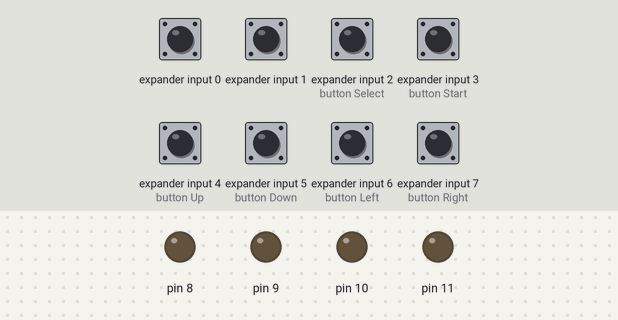
Simulated run of this sketch. Board: Arduino Uno, built with avr-gcc and run on an emulated ATmega328P. Parts: output pins drawn as LEDs (lit = HIGH). Wiring (inferred from the names in the program): NES/SNES game pad: load pin 3; clock pin 2; serial out pin 4. The inputs (shaded band) are chosen by the test bench; at power-on: expander input 0, expander input 1, expander input 2 (button Select), expander input 3 (button Start), expander input 4 (button Up), expander input 5 (button Down), expander input 6 (button Left), expander input 7 (button Right) HIGH. Random numbers use the default seed unless the sketch sets one; pins used as bus, display or sensor lines are not drawn; what the sketch prints to the serial monitor is not drawn.

Above: at 3.1 s.
3.2 s: expander input 1 driven LOW
At 4.4 s:
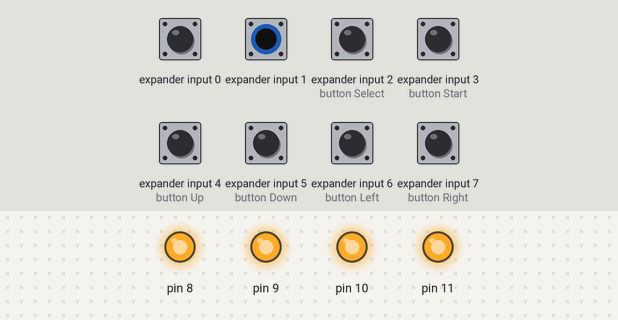
At 6.0 s:
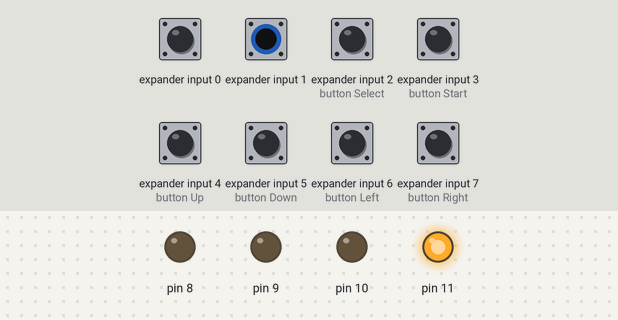
6.1 s: expander input 5 (button Down) driven LOW
At 14.9 s:
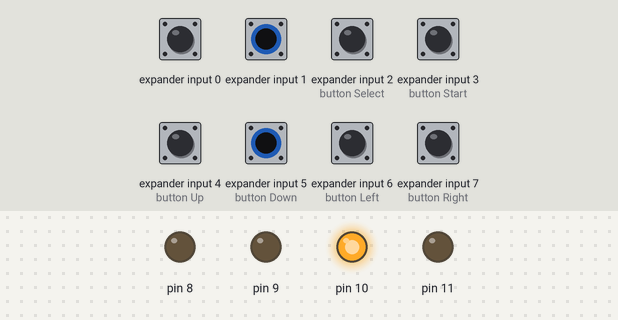
Timing chart, 0 to 15.1 s (numbered marks = the images above; inputs shaded):
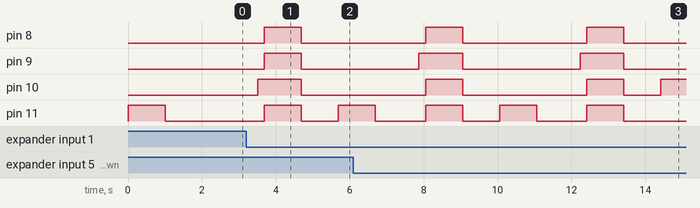

The sketch:

NESSIMON.ino
```cpp
const int A_BUTTON         = 0;
const int B_BUTTON         = 1;
const int SELECT_BUTTON    = 2;
const int START_BUTTON     = 3;
const int UP_BUTTON        = 4;
const int DOWN_BUTTON      = 5;
const int LEFT_BUTTON      = 6;
const int RIGHT_BUTTON     = 7;

byte nesRegister  = 0;

int nesData       = 4;    // The data pin for the NES controller

//Outputs:
int nesClock      = 2;    // The clock pin for the NES controller
int nesLatch      = 3;    // The latch pin for the NES controller


byte SECUENCIA[20];
byte i=0;byte k=0;

void setup()
{
  // Initialize serial port speed for the serial terminal
  Serial.begin(9600);
  //Keyboard.begin();
  // Set appropriate pins to inputs
  pinMode(nesData, INPUT);

  // Set appropriate pins to outputs
  pinMode(nesClock, OUTPUT);
  pinMode(nesLatch, OUTPUT);

  // Set initial states
  digitalWrite(nesClock, LOW);
  digitalWrite(nesLatch, LOW);

  pinMode(8,OUTPUT);pinMode(9,OUTPUT);pinMode(10,OUTPUT);pinMode(11,OUTPUT);
  for(i=0;i<20;i++){
  SECUENCIA[i]=rand()%4;
  }
}

void show_LED(byte U){
switch(U){
case 0x00:digitalWrite(8,HIGH);break;
case 0x01:digitalWrite(9,HIGH);break;
case 0x02:digitalWrite(10,HIGH);break;
case 0x03:digitalWrite(11,HIGH);break;
default :digitalWrite(8,LOW);digitalWrite(9,LOW);digitalWrite(10,LOW);digitalWrite(11,LOW);
}
}

byte joypad()
{

//void loop(){
byte joy_pad=4;
nesRegister = readNesController();
delay(180);
  if (bitRead(nesRegister, A_BUTTON) == 0)
  //joy_pad=A_BUTTON;
  joy_pad=0x04;
  if (bitRead(nesRegister, B_BUTTON) == 0)
  //joy_pad=B_BUTTON;
  joy_pad=0x02;
  if (bitRead(nesRegister, UP_BUTTON) == 0)
        joy_pad=0x02;
  if (bitRead(nesRegister, DOWN_BUTTON) == 0)
        joy_pad=0x01;
  if (bitRead(nesRegister, LEFT_BUTTON) == 0)
       joy_pad=0x03;
  if (bitRead(nesRegister, RIGHT_BUTTON) == 0)
       joy_pad=0x00;

show_LED(joy_pad);
return joy_pad;
}

byte readNesController()
{
  int tempData = 255;

  digitalWrite(nesLatch, HIGH);
  digitalWrite(nesLatch, LOW);

  if (digitalRead(nesData) == LOW)
    bitClear(tempData, A_BUTTON);
      digitalWrite(nesClock, HIGH);

  digitalWrite(nesClock, LOW);
  if (digitalRead(nesData) == LOW)
    bitClear(tempData, B_BUTTON);

  // Select button
  digitalWrite(nesClock, HIGH);
  digitalWrite(nesClock, LOW);
  if (digitalRead(nesData) == LOW)
    bitClear(tempData, SELECT_BUTTON);

  // Start button
  digitalWrite(nesClock, HIGH);
  digitalWrite(nesClock, LOW);
  if (digitalRead(nesData) == LOW)
    bitClear(tempData, START_BUTTON);

  // Up button
  digitalWrite(nesClock, HIGH);
  digitalWrite(nesClock, LOW);
  if (digitalRead(nesData) == LOW)
    bitClear(tempData, UP_BUTTON);

  // Down button
  digitalWrite(nesClock, HIGH);
  digitalWrite(nesClock, LOW);
  if (digitalRead(nesData) == LOW)
    bitClear(tempData, DOWN_BUTTON);

  // Left button
  digitalWrite(nesClock, HIGH);
  digitalWrite(nesClock, LOW);
  if (digitalRead(nesData) == LOW)
    bitClear(tempData, LEFT_BUTTON);

  // Right button
  digitalWrite(nesClock, HIGH);
  digitalWrite(nesClock, LOW);
  if (digitalRead(nesData) == LOW)
    bitClear(tempData, RIGHT_BUTTON);
return tempData;
}

void loop() {
  // put your main code here, to run repeatedly:

  for(i=1;i<20;i++){

    Serial.print("mostrando");
    for(k=0;k<i;k++){
    //Serial.print(SECUENCIA[k],DEC);Serial.print(k,DEC);
    show_LED(SECUENCIA[k]);delay(1000);show_LED(4);delay(1000);
    }
    for(k=0;k<i;k++){
    Serial.print("leendo");
    while(joypad()==0x04){delay(10);}
    if(joypad()!=SECUENCIA[k]){i=20;break;}
    while(joypad()!=0x04){delay(10);}
    show_LED(4);delay(2000);
    }


    }

  digitalWrite(8,HIGH);digitalWrite(9,HIGH);digitalWrite(10,HIGH);digitalWrite(11,HIGH);
  delay(1000);
  for(i=0;i<20;i++){
  SECUENCIA[i]=rand()%4;
  }
  show_LED(4);delay(1000);
}
```

Measured:
- after the input at 3.2 s, pin 8, pin 9: LOW → HIGH after 0.49 s, → LOW 1.0 s later; pin 10: LOW → HIGH after 0.31 s, → LOW 1.2 s later; pin 11: LOW → HIGH after 0.49 s, → LOW 1.0 s later, → HIGH 1.0 s later
